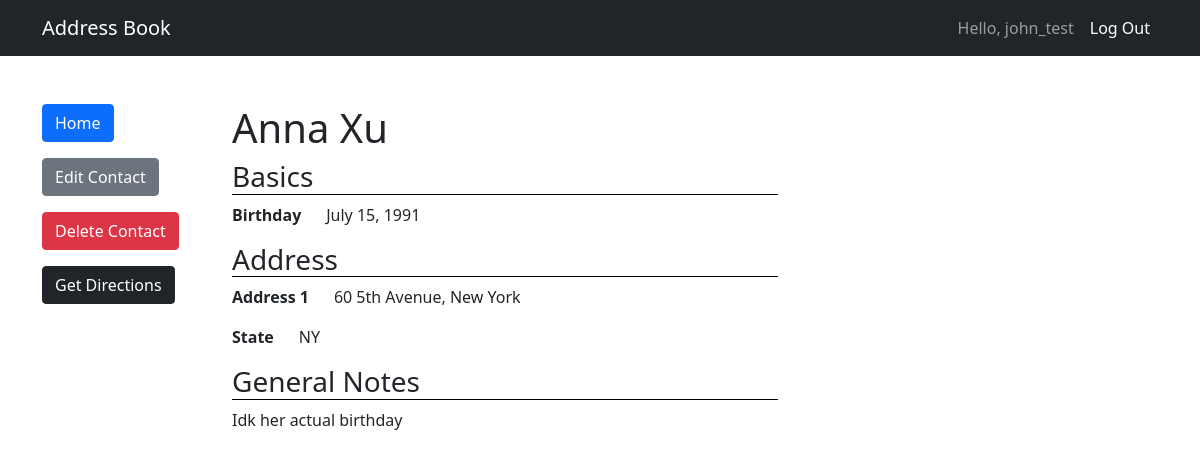
The page /contacts/10 (signed in) on the database as committed earlier.
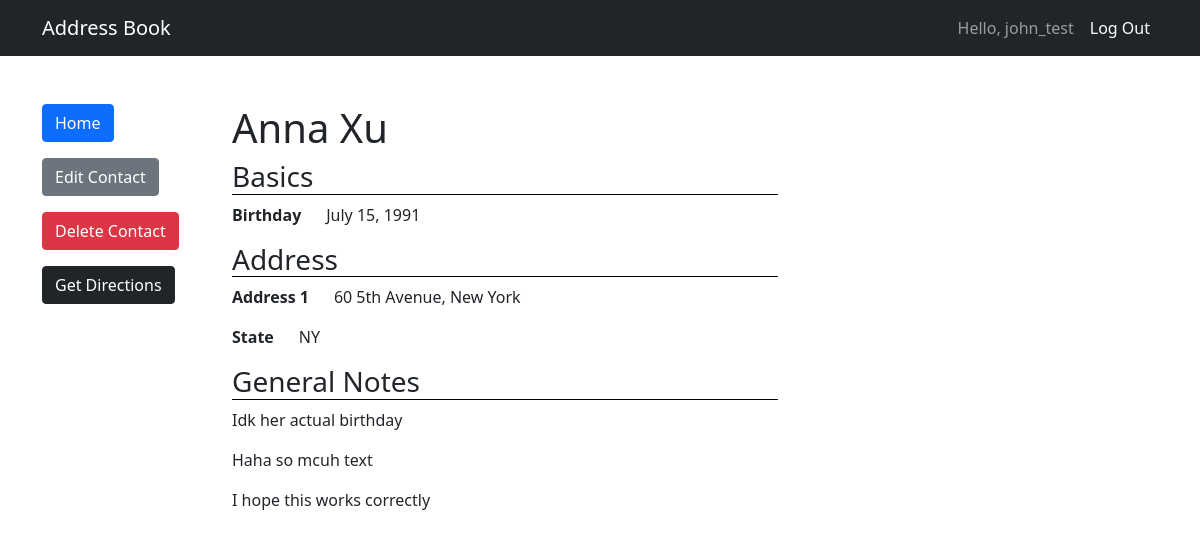
The same page on the database as committed later.
### directory/models.py (models this page shows, shortened)
class Contact(models.Model):
    first_name = models.CharField(max_length=20)
    last_name = models.CharField(max_length=20)
    email = models.EmailField(blank=True, null=True)
    birthday = models.DateField('Birthday', blank=True, null=True)
    notes = models.TextField('Notes', max_length=500, blank=True)
    username = models.ForeignKey(User, blank=True, null=True, on_delete=models.CASCADE)
    address_line1 = models.CharField(max_length = 50, null=True, blank=True)
    address_line2 = models.CharField(max_length = 50, null=True, blank=True)
    address_ZIP = models.CharField(max_length = 5, null=True, blank=True)
    address_state = models.CharField(max_length = 50, null=True, blank=True)
    self_contact = models.BooleanField(default=False)

### directory/views.py (the view)
# urls.py: path('contacts/<int:pk>', ContactView.as_view(), name='contact-detail'),
class ContactView(LoginRequiredMixin, UserPassesTestMixin, DetailView):
    model = Contact
    def test_func(self):
        obj = self.get_object()
        return obj.username == self.request.user
    def get_context_data(self, **kwargs):
        context = super().get_context_data(**kwargs)
        context['user_info'] = Contact.objects.filter(username=self.request.user).filter(self_contact=True).values()[0]
        return context

### directory/templates/directory/contact_detail.html (shortened to what this page needs)
{% extends "base.html" %}
{% load static   %}
{% block extra_head %}
    <link href="{% static 'css/contact.css' %}" rel="stylesheet" />
{% endblock %}
{% block content %}
    <div class="row">
        <div class="col-2">
            <a class="btn btn-primary" href="{% url 'show-contacts' %}" role="button">Home</a>
            <a class="btn btn-secondary" href="{% url 'update-contact' contact.id %}" role="button">Edit Contact</a>
            {% if not contact.self_contact %}
                <a class="btn btn-danger" href="{% url 'delete-contact' contact.id %}" role="button">Delete Contact</a>
            {% endif %}
            {% if user_info.address_line1 != None and contact.address_line1 != None and not contact.self_contact %}
                <a class="btn btn-dark" href="{% url 'directions:map' %}?start={{ user_info.address_line1 }}-{{ user_info.address_ZIP }}-{{ user_info.address_state }}&end={{ contact.address_line1 }}-{{ contact.address_ZIP }}-{{ contact.address_state }}" role="button">Get Directions</a>
            {% endif %}
        </div>
        <div class="col-6">
            <h1>{{ contact.first_name }} {{ contact.last_name }}</h1>
            <h3>Basics</h3>
            {% if contact.birthday %}<p><strong>Birthday &nbsp;&nbsp;&nbsp;&nbsp; </strong> {{ contact.birthday }}</p>{% endif %}
            <h3>Address</h3>
            {% if contact.address_line1 or contact.address_ZIP or contact.address_state %}
                {% if contact.address_line1 %}<p><strong>Address 1 &nbsp;&nbsp;&nbsp;&nbsp; </strong> {{ contact.address_line1 }}</p>{% endif %}
                {% if contact.address_state %}<p><strong>State &nbsp;&nbsp;&nbsp;&nbsp; </strong> {{ contact.address_state }}</p>{% endif %}
            {% else %}
                <p>No address information to display!</p>
            {% endif %}
            <h3>General Notes</h3>
                {{ contact.notes|linebreaks }}
        </div>
    </div>
{% endblock content %}

Rows that differ between the two databases and show on the page:
changed Contact "Anna": notes "Idk her actual birthday" → "Idk her actual birthday Haha so mcuh text I hope this works correctly"
